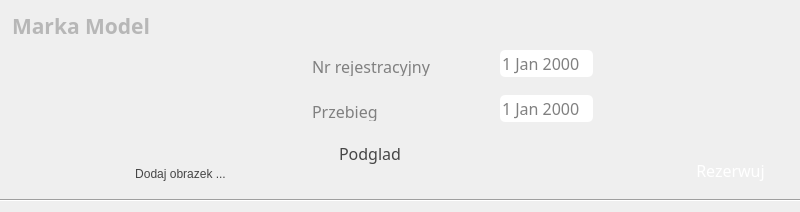
<?xml version="1.0" encoding="UTF-8"?>
<ui version="4.0">
 <class>CarBlock</class>
 <widget class="QWidget" name="CarBlock">
  <property name="geometry">
   <rect>
    <x>0</x>
    <y>0</y>
    <width>800</width>
    <height>212</height>
   </rect>
  </property>
  <property name="sizePolicy">
   <sizepolicy hsizetype="Expanding" vsizetype="Expanding">
    <horstretch>0</horstretch>
    <verstretch>0</verstretch>
   </sizepolicy>
  </property>
  <property name="minimumSize">
   <size>
    <width>600</width>
    <height>200</height>
   </size>
  </property>
  <property name="maximumSize">
   <size>
    <width>16777215</width>
    <height>16777215</height>
   </size>
  </property>
  <property name="windowTitle">
   <string>Form</string>
  </property>
  <property name="styleSheet">
   <string notr="true">QLabel{
color: gray
}</string>
  </property>
  <widget class="QLabel" name="lblPhoto">
   <property name="geometry">
    <rect>
     <x>10</x>
     <y>40</y>
     <width>221</width>
     <height>141</height>
    </rect>
   </property>
   <property name="text">
    <string/>
   </property>
   <property name="pixmap">
    <pixmap resource="resources.qrc">:/images/images/car.png</pixmap>
   </property>
   <property name="scaledContents">
    <bool>true</bool>
   </property>
  </widget>
  <widget class="Line" name="line">
   <property name="geometry">
    <rect>
     <x>0</x>
     <y>190</y>
     <width>801</width>
     <height>21</height>
    </rect>
   </property>
   <property name="lineWidth">
    <number>1</number>
   </property>
   <property name="orientation">
    <enum>Qt::Horizontal</enum>
   </property>
  </widget>
  <widget class="QPushButton" name="btnReserve">
   <property name="geometry">
    <rect>
     <x>670</x>
     <y>150</y>
     <width>121</width>
     <height>41</height>
    </rect>
   </property>
   <property name="font">
    <font>
     <family>Sans</family>
     <pointsize>12</pointsize>
    </font>
   </property>
   <property name="styleSheet">
    <string notr="true">QPushButton:hover {
border-radius: 5px;
background: rgb(255,140,0);
}

QPushButton{
color: white;
border-radius: 5px;
background: qlineargradient(x1:0, y1:0, x2:0, y2:1,
   stop: 0 rgba(255,140,0), stop: 0.7 rgb(255,105,0));
}

QPushButton:pressed {
color: white;
border-radius: 5px;
background: rgb(255,105,0);
}
</string>
   </property>
   <property name="text">
    <string>Rezerwuj</string>
   </property>
  </widget>
  <widget class="QLabel" name="lblStatus">
   <property name="geometry">
    <rect>
     <x>740</x>
     <y>10</y>
     <width>61</width>
     <height>61</height>
    </rect>
   </property>
   <property name="text">
    <string/>
   </property>
   <property name="pixmap">
    <pixmap>images/rented.png</pixmap>
   </property>
   <property name="scaledContents">
    <bool>false</bool>
   </property>
  </widget>
  <widget class="QLabel" name="lblSpeedImage">
   <property name="geometry">
    <rect>
     <x>270</x>
     <y>95</y>
     <width>31</width>
     <height>31</height>
    </rect>
   </property>
   <property name="text">
    <string/>
   </property>
   <property name="pixmap">
    <pixmap resource="resources.qrc">:/images/images/speed.png</pixmap>
   </property>
   <property name="scaledContents">
    <bool>true</bool>
   </property>
  </widget>
  <widget class="QLabel" name="lblPlateImage">
   <property name="geometry">
    <rect>
     <x>270</x>
     <y>50</y>
     <width>31</width>
     <height>31</height>
    </rect>
   </property>
   <property name="text">
    <string/>
   </property>
   <property name="pixmap">
    <pixmap resource="resources.qrc">:/images/images/plate.png</pixmap>
   </property>
   <property name="scaledContents">
    <bool>true</bool>
   </property>
  </widget>
  <widget class="QPushButton" name="btnRemove">
   <property name="geometry">
    <rect>
     <x>10</x>
     <y>156</y>
     <width>31</width>
     <height>41</height>
    </rect>
   </property>
   <property name="autoFillBackground">
    <bool>false</bool>
   </property>
   <property name="styleSheet">
    <string notr="true">border: none;
background-color: rgba(255, 255, 255, 0);</string>
   </property>
   <property name="text">
    <string/>
   </property>
   <property name="icon">
    <iconset resource="resources.qrc">
     <normaloff>:/images/images/delete.png</normaloff>:/images/images/delete.png</iconset>
   </property>
   <property name="iconSize">
    <size>
     <width>40</width>
     <height>40</height>
    </size>
   </property>
  </widget>
  <widget class="QLabel" name="lblInsuranceImage">
   <property name="geometry">
    <rect>
     <x>460</x>
     <y>50</y>
     <width>31</width>
     <height>31</height>
    </rect>
   </property>
   <property name="text">
    <string/>
   </property>
   <property name="pixmap">
    <pixmap resource="resources.qrc">:/images/images/insurance.png</pixmap>
   </property>
   <property name="scaledContents">
    <bool>true</bool>
   </property>
  </widget>
  <widget class="QLabel" name="lblInspectionImage">
   <property name="geometry">
    <rect>
     <x>460</x>
     <y>95</y>
     <width>31</width>
     <height>31</height>
    </rect>
   </property>
   <property name="text">
    <string/>
   </property>
   <property name="pixmap">
    <pixmap resource="resources.qrc">:/images/images/inspection.png</pixmap>
   </property>
   <property name="scaledContents">
    <bool>true</bool>
   </property>
  </widget>
  <widget class="QPushButton" name="btnAddInsurance">
   <property name="geometry">
    <rect>
     <x>594</x>
     <y>52</y>
     <width>31</width>
     <height>27</height>
    </rect>
   </property>
   <property name="styleSheet">
    <string notr="true">border:none;</string>
   </property>
   <property name="text">
    <string/>
   </property>
   <property name="icon">
    <iconset resource="resources.qrc">
     <normaloff>:/images/images/savetodb.png</normaloff>:/images/images/savetodb.png</iconset>
   </property>
   <property name="iconSize">
    <size>
     <width>32</width>
     <height>32</height>
    </size>
   </property>
  </widget>
  <widget class="QPushButton" name="btnAddInspection">
   <property name="geometry">
    <rect>
     <x>594</x>
     <y>97</y>
     <width>31</width>
     <height>27</height>
    </rect>
   </property>
   <property name="styleSheet">
    <string notr="true">border: none;</string>
   </property>
   <property name="text">
    <string/>
   </property>
   <property name="icon">
    <iconset resource="resources.qrc">
     <normaloff>:/images/images/savetodb.png</normaloff>:/images/images/savetodb.png</iconset>
   </property>
   <property name="iconSize">
    <size>
     <width>32</width>
     <height>32</height>
    </size>
   </property>
  </widget>
  <widget class="QDateEdit" name="dateEditInsurance">
   <property name="geometry">
    <rect>
     <x>500</x>
     <y>50</y>
     <width>93</width>
     <height>27</height>
    </rect>
   </property>
   <property name="font">
    <font>
     <family>Sans</family>
     <pointsize>12</pointsize>
    </font>
   </property>
   <property name="styleSheet">
    <string notr="true">border: none;
border-radius: 5px;
color: gray</string>
   </property>
   <property name="buttonSymbols">
    <enum>QAbstractSpinBox::NoButtons</enum>
   </property>
   <property name="showGroupSeparator" stdset="0">
    <bool>false</bool>
   </property>
  </widget>
  <widget class="QDateEdit" name="dateEditInspection">
   <property name="geometry">
    <rect>
     <x>500</x>
     <y>95</y>
     <width>93</width>
     <height>27</height>
    </rect>
   </property>
   <property name="font">
    <font>
     <family>Sans</family>
     <pointsize>12</pointsize>
    </font>
   </property>
   <property name="styleSheet">
    <string notr="true">border: none;
border-radius: 5px;
color:gray;</string>
   </property>
   <property name="buttonSymbols">
    <enum>QAbstractSpinBox::NoButtons</enum>
   </property>
  </widget>
  <widget class="QLabel" name="lblNotesImage">
   <property name="geometry">
    <rect>
     <x>270</x>
     <y>140</y>
     <width>31</width>
     <height>31</height>
    </rect>
   </property>
   <property name="text">
    <string/>
   </property>
   <property name="pixmap">
    <pixmap resource="resources.qrc">:/images/images/comments.png</pixmap>
   </property>
   <property name="scaledContents">
    <bool>true</bool>
   </property>
  </widget>
  <widget class="QPushButton" name="btnViewNotes">
   <property name="geometry">
    <rect>
     <x>310</x>
     <y>140</y>
     <width>120</width>
     <height>27</height>
    </rect>
   </property>
   <property name="font">
    <font>
     <family>Sans</family>
     <pointsize>12</pointsize>
    </font>
   </property>
   <property name="styleSheet">
    <string notr="true">QPushButton:hover {
border-radius: 5px;
background: rgb(210,210,210);
}

QPushButton{
color: rgb(70,70,70);
border-radius: 5px;
background: qlineargradient(x1:0, y1:0, x2:0, y2:1,
   stop: 0 rgba(230,230,230), stop: 0.7 rgb(210,210,210));
}

QPushButton:pressed {
color: white;
border-radius: 5px;
background: rgb(230,230,230);
}
</string>
   </property>
   <property name="text">
    <string>Podglad</string>
   </property>
  </widget>
  <widget class="QLineEdit" name="lblLicensePlate">
   <property name="geometry">
    <rect>
     <x>310</x>
     <y>55</y>
     <width>151</width>
     <height>21</height>
    </rect>
   </property>
   <property name="font">
    <font>
     <family>Sans</family>
     <pointsize>12</pointsize>
    </font>
   </property>
   <property name="styleSheet">
    <string notr="true">border: none;
color: gray;
background-color:transparent</string>
   </property>
   <property name="text">
    <string>Nr rejestracyjny</string>
   </property>
   <property name="readOnly">
    <bool>true</bool>
   </property>
  </widget>
  <widget class="QLineEdit" name="lblMileage">
   <property name="geometry">
    <rect>
     <x>310</x>
     <y>100</y>
     <width>151</width>
     <height>21</height>
    </rect>
   </property>
   <property name="font">
    <font>
     <family>Sans</family>
     <pointsize>12</pointsize>
    </font>
   </property>
   <property name="styleSheet">
    <string notr="true">border: none;
color: gray;
background-color:transparent</string>
   </property>
   <property name="text">
    <string>Przebieg</string>
   </property>
   <property name="readOnly">
    <bool>true</bool>
   </property>
  </widget>
  <widget class="QLineEdit" name="lblCarName">
   <property name="geometry">
    <rect>
     <x>10</x>
     <y>10</y>
     <width>401</width>
     <height>31</height>
    </rect>
   </property>
   <property name="font">
    <font>
     <family>Sans</family>
     <pointsize>16</pointsize>
     <weight>75</weight>
     <bold>true</bold>
    </font>
   </property>
   <property name="styleSheet">
    <string notr="true">border: none;
color: gray;
background-color:transparent</string>
   </property>
   <property name="text">
    <string/>
   </property>
   <property name="readOnly">
    <bool>true</bool>
   </property>
   <property name="placeholderText">
    <string>Marka Model</string>
   </property>
  </widget>
  <widget class="QPushButton" name="btnAddImage">
   <property name="geometry">
    <rect>
     <x>120</x>
     <y>160</y>
     <width>121</width>
     <height>27</height>
    </rect>
   </property>
   <property name="styleSheet">
    <string notr="true">QPushButton:hover {
border-radius: 5px;
background: rgb(210,210,210);
}

QPushButton{
color: rgb(70,70,70);
border-radius: 5px;
background: qlineargradient(x1:0, y1:0, x2:0, y2:1,
   stop: 0 rgba(230,230,230), stop: 0.7 rgb(210,210,210));
}

QPushButton:pressed {
color: white;
border-radius: 5px;
background: rgb(230,230,230);
}
</string>
   </property>
   <property name="text">
    <string>Dodaj obrazek ...</string>
   </property>
  </widget>
 </widget>
 <resources>
  <include location="resources.qrc"/>
 </resources>
 <connections/>
</ui>
